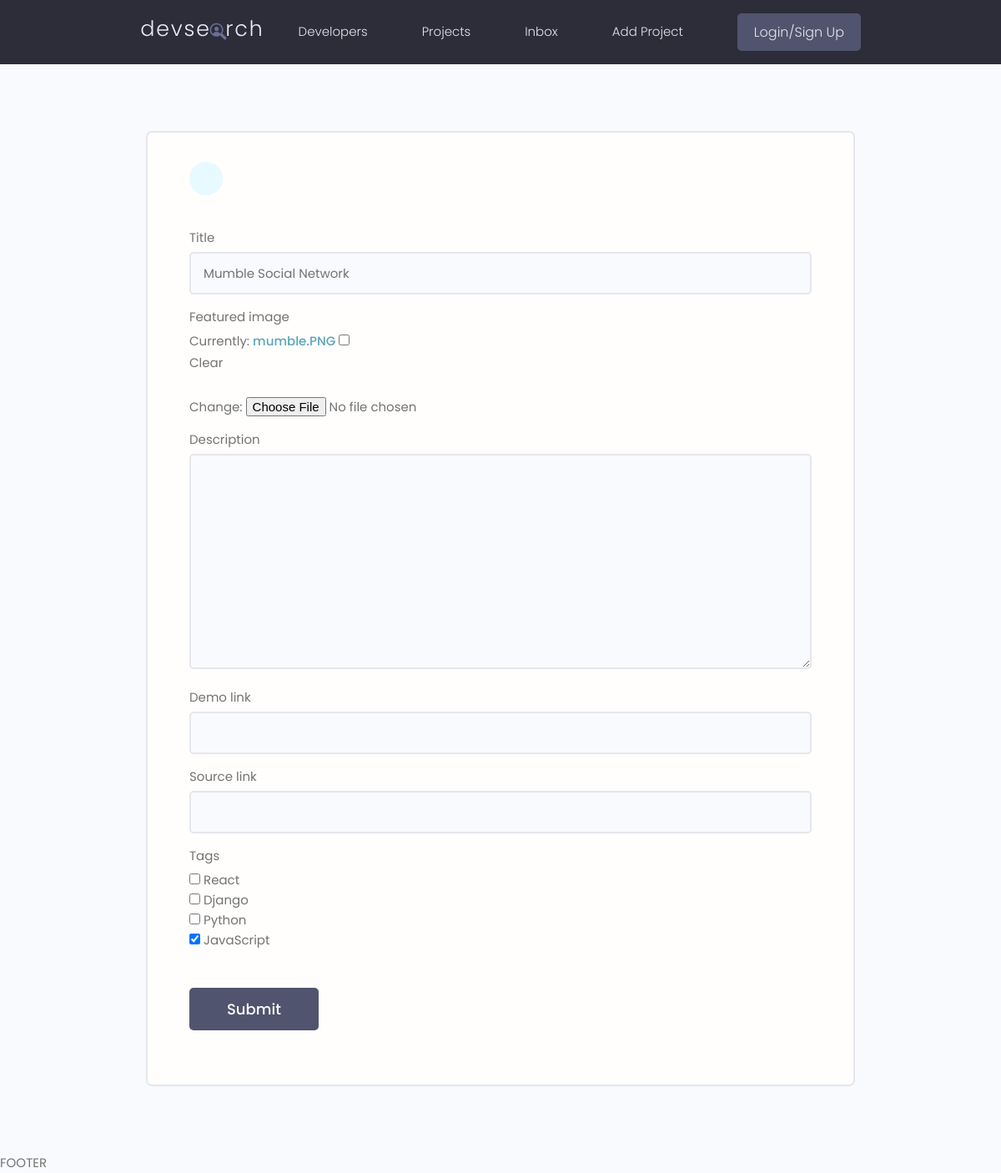
The page /projects/update-project/47e66fee39da451fbc0d7a772ac984ce on the database as committed earlier.
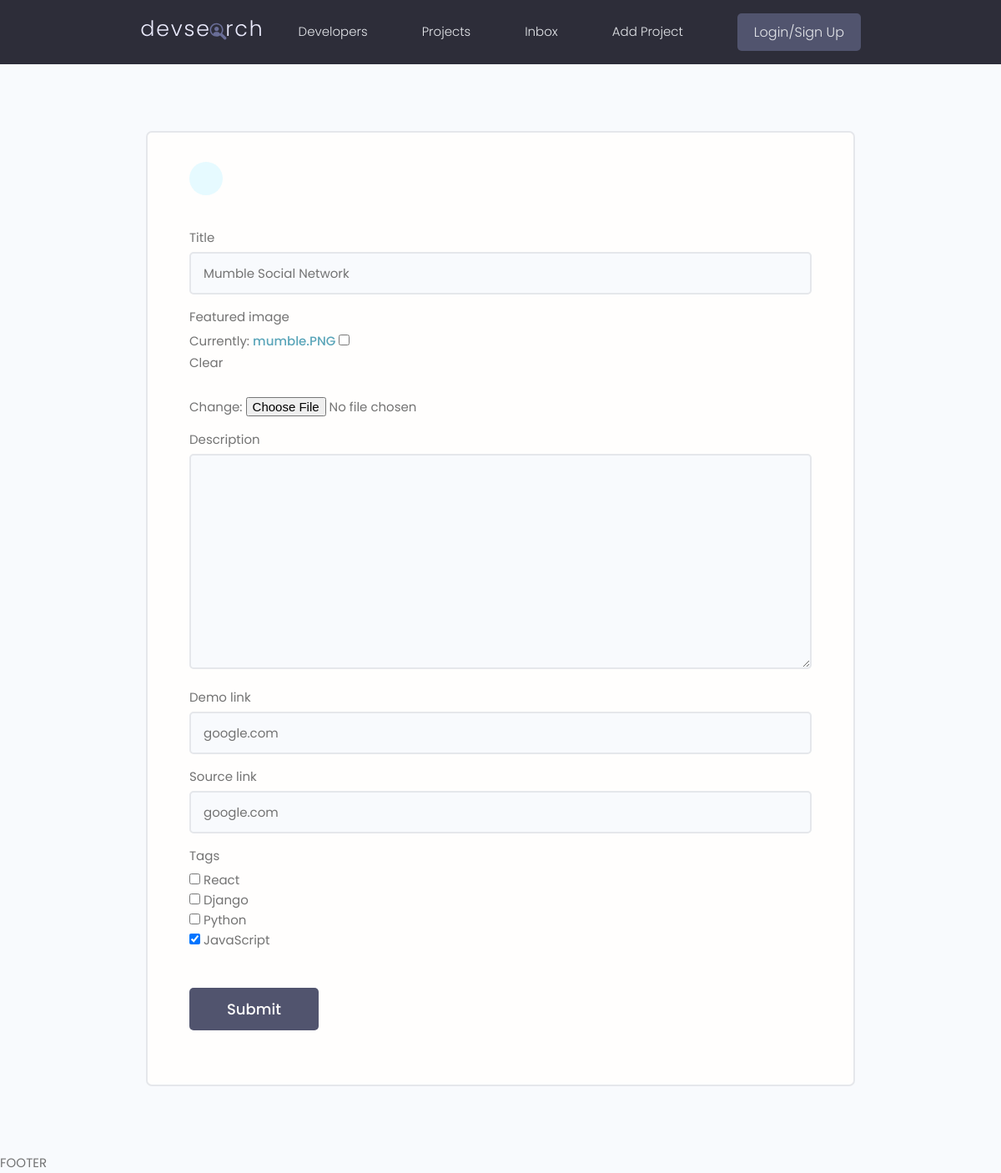
The same page on the database as committed later.
### projects/models.py (models this page shows, shortened)
class Project(models.Model):
    owner = models.ForeignKey(Profile, null=True, blank=True, on_delete=models.SET_NULL)
    title = models.CharField(max_length=200)
    description = models.TextField(null=True, blank=True)
    featured_image = models.ImageField(null=True, blank=True, default="default.jpg")
    demo_link = models.CharField(max_length=2000, null=True, blank=True)
    source_link = models.CharField(max_length=2000, null=True, blank=True)
    tags = models.ManyToManyField('Tag', blank=True)
    vote_total = models.IntegerField(default=0, null=True, blank=True)
    vote_ratio = models.IntegerField(default=0, null=True, blank=True)
    created = models.DateTimeField(auto_now_add=True)
    id = models.UUIDField(default=uuid.uuid4, unique=True, primary_key=True, editable=False)

### projects/views.py (the view)
# urls.py: path('update-project/<str:pk>', views.updateProject, name='update-project'),
def updateProject(request, pk):
    project = Project.objects.get(id=pk)
    form = ProjectForm(instance=project)
    if request.method == 'POST':
        form = ProjectForm(request.POST, request.FILES, instance=project)
        if form.is_valid():
            form.save()
            return redirect('projects')
    context = {
        'form': form
    }
    return render(request, 'projects/project_form.html', context)

### projects/forms.py
class ProjectForm(ModelForm):
    class Meta:
        model = Project
        fields = ['title', 'featured_image', 'description', 'demo_link', 'source_link', 'tags']
        widgets = {
            'tags': forms.CheckboxSelectMultiple()
        }
    def __init__(self, *args, **kwargs):
        super(ProjectForm, self).__init__(*args, **kwargs)
        for name, field in self.fields.items():
            field.widget.attrs.update({'class':'input'})

### projects/models.py (called while the page is built)
    def __str__(self):
        return self.name

### projects/templates/projects/project_form.html (shortened to what this page needs)
{% extends 'main.html' %}
{% block content %}
<main class="formPage my-xl">
    <div class="content-box">
        <div class="formWrapper">
            <a class="backButton" href="#"></a>
            <br>
            <form class="form" method="POST" enctype="multipart/form-data">
                {% for field in form %}
                <div class="form__field">
                    <label for="formInput#text">{{field.label}}</label>
                    {{field}}
                </div>
                {% endfor %}
                <input class="btn btn--sub btn--lg  my-md" type="submit" value="Submit" />
            </form>
        </div>
    </div>
</main>
{% endblock content %}

Rows that differ between the two databases and show on the page:
changed Project "Mumble Social Network": demo_link (not shown) → "google.com"; source_link (not shown) → "google.com"
